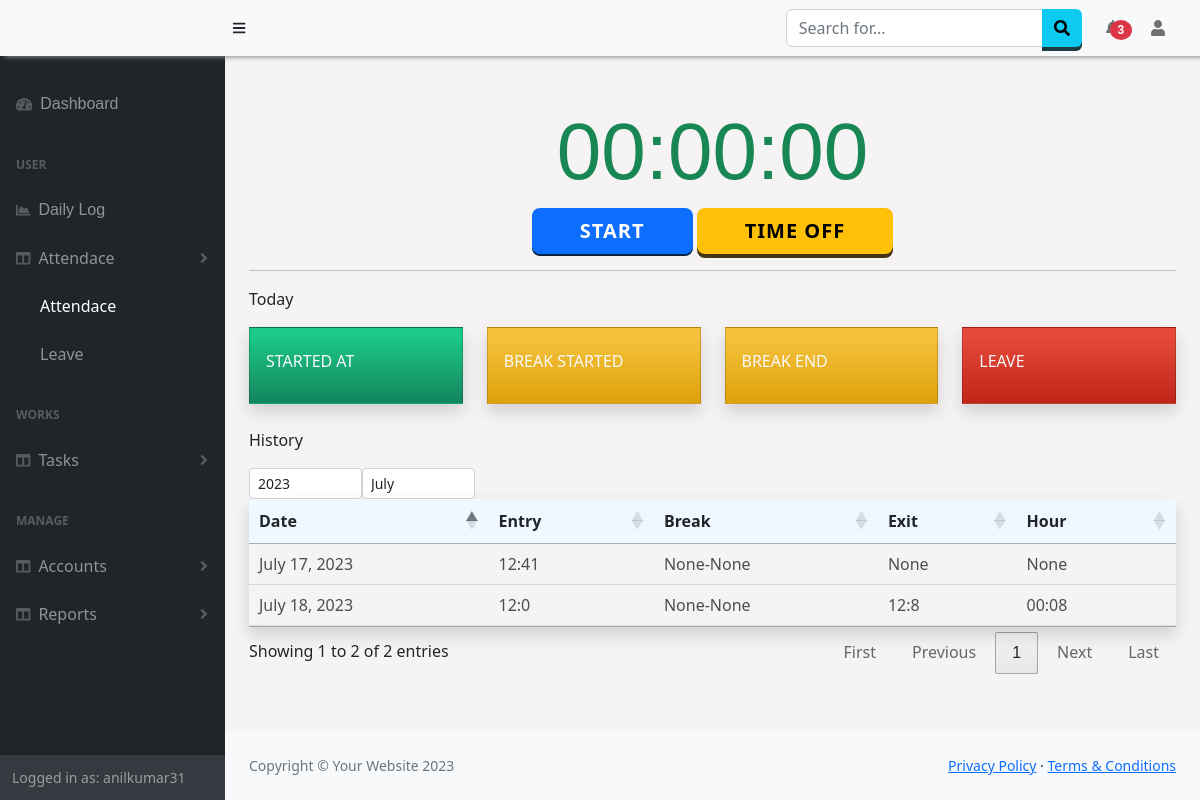
The app's page /Attendance/Details (signed in), older data.
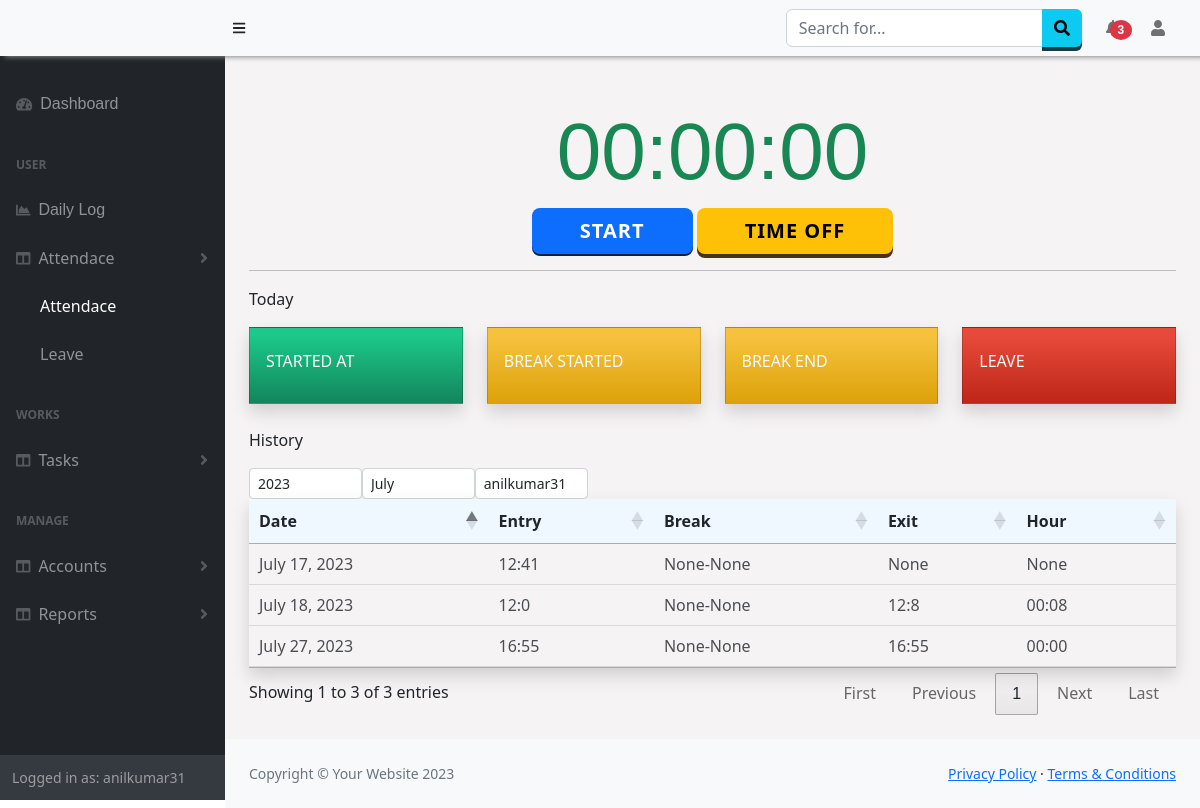
The same page, newer data.
### Attendance/models.py (models this page shows)
class Attendance(models.Model):
    date = models.DateField(auto_now_add=True,null=True)
    day = models.CharField(max_length=50,null=True)
    user = models.ForeignKey(User, null=True, on_delete= models.SET_NULL)
    entry = models.CharField(max_length=50)
    lbreak1 = models.CharField(max_length=50,null=True)
    lbreak2 = models.CharField(max_length=50,null=True)
    exit = models.CharField(max_length=50, null=True)
    hour = models.CharField(max_length=50, null=True)
    type = models.CharField(max_length=50,null=True,default=None)
    start_location = models.CharField(max_length=500, null=True)
    stop_location = models.CharField(max_length=500, null=True)

### Attendance/views.py (the view)
# urls.py: path('Details', views.attendance, name='attendance'),
def attendance(request):
    if request.user.is_authenticated:
        comp = request.session['comp']
        user = Employees.objects.filter(company=comp).values('user')
        allusers =User.objects.filter(pk__in=user).values('id','username')
        btnTrack=TrackAttendance.objects.get(user=request.user)
        attenType = userDetails.objects.get(user=request.user)
        date = datetime.date.today()
        if request.user.is_superuser:
            result = Attendance.objects.filter(date__year=date.year,date__month =date.month,user=request.user) # 1=january
        else:
            result = Attendance.objects.filter(date__year=date.year,date__month =date.month, user=request.user)
        gettoday = Attendance.objects.filter(user=request.user,date=date)
        if gettoday.first() != None:
            today = gettoday.first()
        else :
            today = "None"
        data = {
            'result': result,
            'users' :allusers,
            'btn' :btnTrack,
            'attendanceType':attenType,
            'today':today
        }
        return render(request, 'Attendance/attendance.html',data)
    else:
        return HttpResponseRedirect(reverse('login'))

### Attendance/templates/Attendance/attendance.html (shortened to what this page needs)
{% extends "base.html" %}
{% block content %}
<div class="">
  <div class="mt-4">
    <h1 class="display-1 text-success"><span id="trackTime">00:00:00</span></h1>
    <div class="text-center">
      <button name="start1" class="btn btn-lg btn-primary ps-5 pe-5" style="display:{% if btn.btn1 == True or today.exit != None %}none;{% elif btn.btn1 == False  %}; {% endif %}" onclick="make_attendance('start',{{today.exit}})" id="btnstart">Start</button>
      <button name="stop" class="btn btn-lg btn-warning ps-5 pe-5" style="display:{% if btn.btn2 == True or today.lbreak1 != None or today.exit != None %}none;{% elif btn.btn2 == False %}; {% endif %}" onclick="make_attendance('break')" id="btnbreak1">Time Off</button>
    </div>
  </div>
  <hr>
  <div class="row">
    <p>Today</p>
    <div class="col-xl-3 col-md-6 mb-8 ">
      <div class="card border-left shadow h-100 py-2 bg-gradient-success text-light rounded-0">
          <div class="card-body">
              <div class="row no-gutters align-items-center">
                  <div class="col mr-2">
                      <div class="text-xs font-weight-bold text-uppercase mb-1">
                          <h6>Started At</h6></div>
                  </div>
              </div>
          </div>
      </div>
    </div>
    <div class="col-xl-3 col-md-6 mb-8">
      <div class="card border-left shadow h-100 py-2 bg-gradient-warning text-light rounded-0">
          <div class="card-body">
              <div class="row no-gutters align-items-center">
                  <div class="col mr-2">
                      <div class="text-xs font-weight-bold text-uppercase mb-1">
                          <h6>Break Started</h6></div>
                  </div>
              </div>
          </div>
      </div>
    </div>
    <div class="col-xl-3 col-md-6 mb-8">
      <div class="card border-left shadow h-100 py-2 bg-gradient-warning text-light rounded-0">
          <div class="card-body">
              <div class="row no-gutters align-items-center">
                  <div class="col mr-2">
                      <div class="text-xs font-weight-bold text-uppercase mb-1">
                          <h6>Break End</div>
                  </div>
              </div>
          </div>
      </div>
    </div>
    <div class="col-xl-3 col-md-6 mb-8">
      <div class="card border-left shadow h-100 py-2 bg-gradient-danger text-light rounded-0">
          <div class="card-body">
              <div class="row no-gutters align-items-center">
                  <div class="col mr-2">
                      <div class="text-xs font-weight-bold text-uppercase mb-1">
                          <h6>Leave</div>
                  </div>
              </div>
          </div>
      </div>
    </div>
  </div>
  <div class="row mt-4">
    <p>History</p>
    <div class="text-right w-50">
    <select class="form-control form-control-sm w-25" id="year" style="float:left;" onchange="getMonthData()">
      <option value="2023">2023</option>
    </select>
      <select class="form-control form-control-sm col-xs-2 w-25" id="month" style="float:left;" onchange="getMonthData()">
        <option value="7">July</option>
      </select>
      {% if user.is_superuser or perms.Attendance.view_attendance %}
      <select class="form-control form-control-sm col-xs-2 w-25" id="user_s" style="float:left;" onchange="getMonthData()">
        <option value="{{user.id}}">{{user.username}}</option>
      </select>
      {% endif %}
    </div>
  </div>
  <div class="table-wrap table-responsive-sm">
      <table class="table table-hover  shadow " id="example" style="width:100%;">
        <thead id="thead">
          <tr>
            <th>Date</th>
            <th>Entry</th>
            <th>Break</th>
            <th>Exit</th>
            <th>Hour</th>
          </tr>
        </thead>
        <tbody id="tbody">
          {% for n in result %}
          <tr><td>{{n.date}}</td><td>{{n.entry}}</td><td>{{n.lbreak1}}-{{n.lbreak2}}</td><td>{{n.exit}}</td><td>{{n.hour}}</td>
            </tr>
          {% endfor%}
        </tbody>
      </table>
    </div>
</div>
{% endblock %}

### templates/base.html (shortened to what this page needs)
<!DOCTYPE html>
<html lang="en">
    <head>
        <link href="https://cdn.jsdelivr.net/npm/simple-datatables@7.1.2/dist/style.min.css" rel="stylesheet" />
        <link href="https://cdn.datatables.net/1.13.5/css/jquery.dataTables.min.css" rel="stylesheet" />
        <link href="https://cdn.datatables.net/buttons/2.4.1/css/buttons.dataTables.min.css" rel="stylesheet" />
        <link href="/static/css/styles.css" rel="stylesheet" />
        <link href="/static/css/customSB.css" rel="stylesheet" />
    </head>
    <body class="sb-nav-fixed" >
        <nav class="sb-topnav navbar navbar-expand-sm navbar-light bg-light fixed-top" style=" box-shadow: 5px 1px 5px #888888;">
            <a class="navbar-brand ps-3 bg-light" href="{% url 'home' %}">{{request.session.company}}</a>
            <button class="btn btn-link btn-sm order-2 order-lg-0 me-4 me-lg-0" id="sidebarToggle" href="#!"><i class="fas fa-bars"></i></button>
            <form class="d-none d-md-inline-block form-inline ms-auto me-0 me-md-3 my-2 my-md-0">
                <div class="input-group">
                    <input class="form-control" type="text" placeholder="Search for..." aria-label="Search for..." aria-describedby="btnNavbarSearch" />
                    <button class="btn btn-info" id="btnNavbarSearch" type="button"><i class="fas fa-search"></i></button>
                </div>
            </form>
            <ul class="navbar-nav ms-auto ms-md-0 ">
                <li class="nav-item dropdown">
                    <a class="nav-link dropdown-toggle" id="navbarDropdown" href="#" role="button" data-bs-toggle="dropdown" aria-expanded="false"> <span class="badge badge-sm badge-danger badge-counter bg-danger rounded-circle " style="margin-left:-10px;">3</span></a>
                </li>
            </ul>
            <ul class="navbar-nav  ms-md-0 me-3 me-lg-4">
                <li class="nav-item dropdown">
                    <a class="nav-link dropdown-toggle" id="navbarDropdown" href="#" role="button" data-bs-toggle="dropdown" aria-expanded="false"><i class="fas fa-user fa-fw"></i></a>
                </li>
            </ul>
        </nav>
        <div id="layoutSidenav" style="background-color:rgb(245, 243, 243);">
            <div id="layoutSidenav_nav">
                <nav class="sb-sidenav accordion sb-sidenav-dark" id="sidenavAccordion" >
                    <div class="sb-sidenav-menu" >
                        <div class="nav">
                            <a class="nav-link mt-4" href="{% url 'home' %}">
                                <div class="sb-nav-link-icon"><i class="fas fa-tachometer-alt"></i></div>
                                <span style="{% if request.path == '/' %}color:white;{% endif %}">Dashboard<span>
                            </a>
                            <div class="sb-sidenav-menu-heading">User</div>
                            <a class="nav-link" href="{% url 'dailylog' %}">
                                <div class="sb-nav-link-icon"><i class="fas fa-chart-area"></i></div>
                                <span style="{% if request.path == '/Worklog/dailylog/' %}color:white;{% endif %}">Daily Log<span>
                            </a>
                            <a class="nav-link collapsed" href="#" data-bs-toggle="collapse" data-bs-target="#collapseAttendance" aria-expanded="false" aria-controls="collapseLayouts">
                                <div class="sb-nav-link-icon"><i class="fas fa-columns"></i></div>
                                Attendace
                                <div class="sb-sidenav-collapse-arrow"><i class="fas fa-angle-down"></i></div>
                            </a>
                            <div class="{% if request.path|slice:'12' != '/Attendance/' %}collapse{% endif %}" id="collapseAttendance" aria-labelledby="headingOne" data-bs-parent="#sidenavAccordion">
                                <nav class="sb-sidenav-menu-nested nav">
                                    <a class="nav-link" href="{% url 'attendance' %} "style="{% if request.path == '/Attendance/Details' %}color:white;{% endif %}">Attendace</a>
                                    <a class="nav-link" href="{% url 'leave' %}" style="{% if request.path == '/Attendance/Leaves' %}color:white;{% endif %}">Leave</a>
                                </nav>
                            </div>
                            <div class="sb-sidenav-menu-heading">Works</div>
                            <a class="nav-link collapsed" href="#" data-bs-toggle="collapse" data-bs-target="#collapseLayouts" aria-expanded="false" aria-controls="collapseLayouts">
                                <div class="sb-nav-link-icon"><i class="fas fa-columns"></i></div>
                                Tasks
                                <div class="sb-sidenav-collapse-arrow"><i class="fas fa-angle-down"></i></div>
                            </a>
                            <div class="sb-sidenav-menu-heading">Manage</div>
                            <a class="nav-link collapsed" href="#" data-bs-toggle="collapse" data-bs-target="#collapseDetails" aria-expanded="false" aria-controls="collapseLayouts">
                                <div class="sb-nav-link-icon"><i class="fas fa-columns"></i></div>
                                Accounts
                                <div class="sb-sidenav-collapse-arrow"><i class="fas fa-angle-down"></i></div>
                            </a>
                            <a class="nav-link collapsed" href="#" data-bs-toggle="collapse" data-bs-target="#collapseReports" aria-expanded="false" aria-controls="collapseLayouts">
                                <div class="sb-nav-link-icon"><i class="fas fa-columns"></i></div>
                                Reports
                                <div class="sb-sidenav-collapse-arrow"><i class="fas fa-angle-down"></i></div>
                            </a>
                        </div>
                    </div>
                    <div class="sb-sidenav-footer">
                        <div class="small">Logged in as: {{ user.username}}</div>
                    </div>
                </nav>
            </div>
            <div id="layoutSidenav_content" >
                <main class="p-4" >
                    {% block content %}
                {% endblock %}
                </main>
                <footer class="py-4 bg-light mt-auto">
                    <div class="container-fluid px-4">
                        <div class="d-flex align-items-center justify-content-between small">
                            <div class="text-muted">Copyright &copy; Your Website 2023</div>
                            <div>
                                <a href="#">Privacy Policy</a>
                                &middot;
                                <a href="#">Terms &amp; Conditions</a>
                            </div>
                        </div>
                    </div>
                </footer>
            </div>
        </div>
        <link href="https://cdnjs.cloudflare.com/ajax/libs/twitter-bootstrap/5.2.0/css/bootstrap.min.css" rel="stylesheet" type="text/css">
    </body>
</html>

### static/css/customSB.css (style rules this page uses)
.bg-gradient-success { background-color: #1cc88a; background-image: linear-gradient(180deg, #1cc88a 10%, #13855c 100%); background-size: cover; }
.bg-gradient-warning { background-color: #f6c23e; background-image: linear-gradient(180deg, #f6c23e 10%, #dda20a 100%); background-size: cover; }
.bg-gradient-danger { background-color: #e74a3b; background-image: linear-gradient(180deg, #e74a3b 10%, #be2617 100%); background-size: cover; }

### Attendance/templates/Attendance/attendance.html (style rules this page uses)
h1, h3, span { text-align: center; font-family: sans-serif; }
h1 span { padding: 5px; }

### templates/base.html (style rules this page uses)
.dropdown-toggle:after { display: none !important; }
thead { background-color:aliceblue !important; }
th { font-weight:600 !important; }
tbody tr { opacity:0.8; border-top:1px solid lightgray; border-bottom:1px solid lightgray; }
.navbar,.sb-sidenav { background-color:DodgerBlue important; }
.btn { outline: none; cursor: pointer; border: none !important; display: block; position: relative; font-size: 16px ; font-weight: 600 !important; color: #fff; text-transform: uppercase; letter-spacing: 1px; }
.btn-primary { background-color: #0275d8; box-shadow: 0 2px #052341; }
.btn-info { background-color: #5bc0de; box-shadow: 0 4px #1C3A42; }
.btn-warning { background-color: #f0ad4e; box-shadow: 0 4px #473317; }

Row changes from the older to the newer data that the page shows:
added Attendance: date "July 27, 2023", entry "16:55", lbreak1 "None", lbreak2 "None", exit "16:55", hour "00:00"
Text that changed along with them:
form field username: (not shown) → "anilkumar31"
text written by a page script: "Showing 1 to 2 of 2 entries First Previous 1 Next Last" → "Showing 1 to 3 of 3 entries First Previous 1 Next Last"
